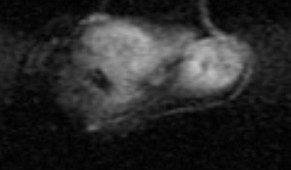
%> input picture SHROOMS/d.jpg, 291 x 170 px
$ octave --eval "result = isolateTumor2(imread('../d.jpg'));"   (GNU Octave 9; MATLAB toolbox functions it lacks are replaced by stand-ins)
%> lines starting %> are read from the running program, lines starting %| are printed output that depends on the picture; in (x1, y1, x2, y2) boxes, pixels count from 0 and x2, y2 are one past the last pixel; in counts of white or black regions, pixels touching at a corner belong together; the program's own positions count from 1
function [BW,maskedImage] = isolateTumor2(X)
% Threshold image - manual threshold
BW = X > 155;
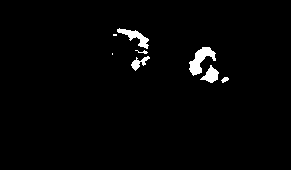
%> BW: size 170x291x3 logical; 1.9% white; 8 white regions (2 under 20 px), largest, box (x1, y1, x2, y2) and area: (189, 47, 216, 76) 359, (117, 28, 149, 49) 242, (200, 65, 219, 83) 176, (131, 56, 150, 71) 117, (221, 77, 229, 83) 30, (135, 50, 148, 54) 22

% Close mask with disk
radius = 61;
decomposition = 0;
se = strel('disk', radius, decomposition);
BW = imclose(BW, se);
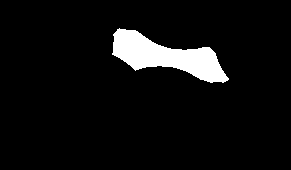
%> BW: size 170x291x3 logical; 6.1% white; 1 white region, box (x1, y1, x2, y2) and area: (112, 28, 229, 83) 3021

% Dilate mask with disk
radius = 7;
decomposition = 0;
se = strel('disk', radius, decomposition);
BW = imdilate(BW, se);
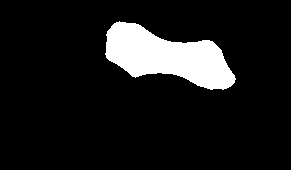
%> BW: size 170x291x3 logical; 10.3% white; 1 white region, box (x1, y1, x2, y2) and area: (105, 21, 236, 90) 5117

% Active contour
iterations = 100;
%> (the run ends here)

$ run again, on SHROOMS/e.jpg
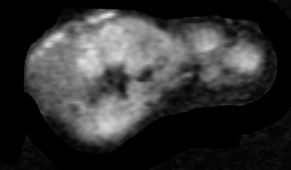
%> input picture SHROOMS/e.jpg, 291 x 170 px
%> in isolateTumor2, `BW = X > 155;`:
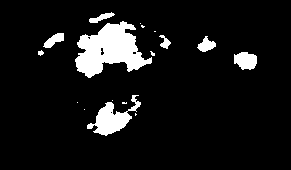
%> BW: size 170x291x3 logical; 8.5% white; 17 white regions (9 under 20 px), largest, box (x1, y1, x2, y2) and area: (75, 21, 152, 78) 2424, (87, 95, 141, 136) 870, (234, 52, 257, 70) 321
%> in isolateTumor2, `BW = imdilate(BW, se);`:
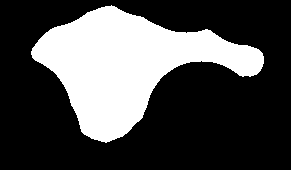
%> BW: size 170x291x3 logical; 30% white; 1 white region, box (x1, y1, x2, y2) and area: (31, 5, 264, 143) 14820

$ run again, on SHROOMS/f.jpg
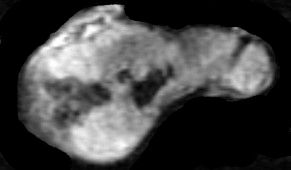
%> input picture SHROOMS/f.jpg, 291 x 170 px
%> in isolateTumor2, `BW = X > 155;`:
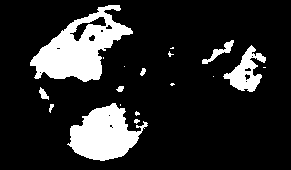
%> BW: size 170x291x3 logical; 15.8% white; 18 white regions (9 under 20 px), largest, box (x1, y1, x2, y2) and area: (30, 5, 133, 82) 3736, (67, 103, 148, 161) 2742, (223, 45, 266, 92) 893
%> in isolateTumor2, `BW = imdilate(BW, se);`:
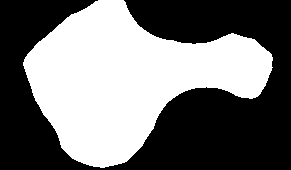
%> BW: size 170x291x3 logical; 45.6% white; 1 white region, box (x1, y1, x2, y2) and area: (23, 0, 273, 168) 22555

$ run again, on SHROOMS/g.jpg
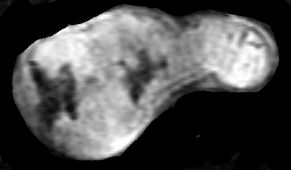
%> input picture SHROOMS/g.jpg, 291 x 170 px
%> in isolateTumor2, `BW = X > 155;`:
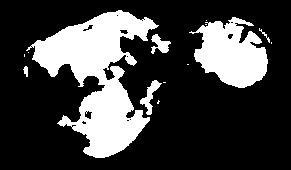
%> BW: size 170x291x3 logical; 25.6% white; 14 white regions (8 under 20 px), largest, box (x1, y1, x2, y2) and area: (26, 10, 159, 158) 8589, (189, 17, 268, 88) 3491, (140, 80, 162, 115) 261, (151, 34, 171, 54) 211, (23, 66, 28, 77) 37, (259, 28, 270, 43) 32
%> in isolateTumor2, `BW = imdilate(BW, se);`:
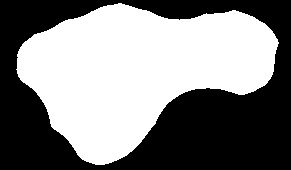
%> BW: size 170x291x3 logical; 51.4% white; 1 black region, box (x1, y1, x2, y2) and area: (0, 0, 291, 170) 24022
